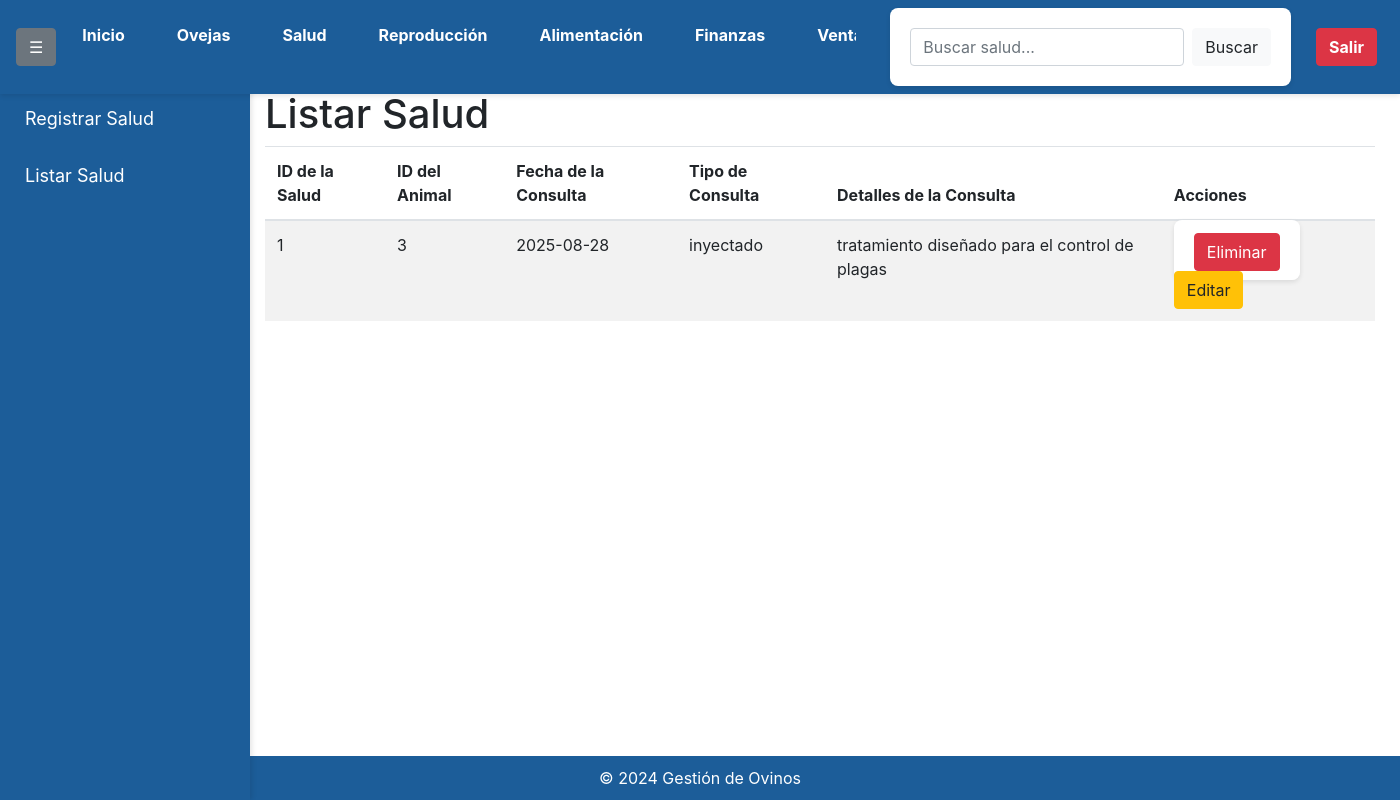
Screenshot of /listar_salud (signed in) with the database file from the repository.
### app/models.py (models this page shows)
class Salud(db.Model):
    id = db.Column(db.Integer, primary_key=True)
    id_oveja = db.Column(db.Integer, db.ForeignKey('oveja.id'), nullable=False)
    fecha = db.Column(db.Date, nullable=False)
    tipo_tratamiento = db.Column(db.String(100), nullable=False)
    detalle = db.Column(db.Text, nullable=False)
    user_id = db.Column(db.Integer, db.ForeignKey('user.id'), nullable=False)
    oveja = db.relationship('Oveja', backref='salud')
    user = db.relationship('User', backref='salud')

### app/routes.py (the view)
@app.route('/listar_salud')
@login_required
def listar_salud():
    salud = Salud.query.filter_by(user_id=current_user.id).all()
    return render_template('listar_salud.html', salud=salud)

### app/__init__.py (called while the page is built)
@login_manager.user_loader
def load_user(user_id):
    return User.query.get(int(user_id))

### app/templates/listar_salud.html (shortened to what this page needs)
<!DOCTYPE html>
<html lang="es">
<head>
    <link rel="stylesheet" href="{{ url_for('static', filename='styles.css') }}">
    <link rel="stylesheet" href="https://maxcdn.bootstrapcdn.com/bootstrap/4.5.2/css/bootstrap.min.css">
</head>
<body>
    <nav class="navbar navbar-expand-lg navbar-light">
        <div class="collapse navbar-collapse" id="navbarNav">
            <button class="btn btn-secondary ml-2" id="toggleSidebar">☰</button>
            <ul class="navbar-nav mr-auto">
                <li class="nav-item">
                    <a class="nav-link text-white" href="{{ url_for('index') }}">Inicio</a>
                </li>
                <li class="nav-item">
                    <a class="nav-link text-white" href="{{ url_for('oveja') }}">Ovejas</a>
                </li>
                <li class="nav-item">
                    <a class="nav-link text-white" href="{{ url_for('salud') }}">Salud</a>
                </li>
                <li class="nav-item">
                    <a class="nav-link text-white" href="{{ url_for('reproduccion') }}">Reproducción</a>
                </li>
                <li class="nav-item">
                    <a class="nav-link text-white" href="{{ url_for('alimentacion') }}">Alimentación</a>
                </li>
                <li class="nav-item">
                    <a class="nav-link text-white" href="{{ url_for('finanzas') }}">Finanzas</a>
                </li>
                <li class="nav-item">
                    <a class="nav-link text-white" href="{{ url_for('venta') }}">Ventas</a>
                </li>
            </ul>
            <form class="form-inline my-2 my-lg-0" method="GET" action="{{ url_for('listar_salud') }}">
                <input class="form-control mr-sm-2" type="search" name="search" placeholder="Buscar salud..." aria-label="Search" value="{{ request.args.get('search', '') }}">
                <button class="btn btn-light my-2 my-sm-0" type="submit">Buscar</button>
            </form>
            <a href="{{ url_for('logout') }}" class="btn btn-danger ml-2">Salir</a>
        </div>
    </nav>
    <div class="sidebar" id="sidebar">
        <ul class="nav flex-column">
            <li class="nav-item">
                <a class="nav-link text-white" href="{{ url_for('registrar_salud') }}">Registrar Salud</a>
            </li>
            <li class="nav-item">
                <a class="nav-link text-white" href="{{ url_for('listar_salud') }}">Listar Salud</a>
            </li>
        </ul>
    </div>
    <div class="container mt-3">
        <h1 style="margin-top: 70px;">Listar Salud</h1>
        <table class="table table-striped">
            <thead>
                <tr>
                    <th>ID de la Salud</th>
                    <th>ID del Animal</th>
                    <th>Fecha de la Consulta</th>
                    <th>Tipo de Consulta</th>
                    <th>Detalles de la Consulta</th>
                    <th>Acciones</th>
                </tr>
            </thead>
            <tbody>
                {% for salud in salud %}
                <tr>
                    <td>{{ salud.id }}</td>
                    <td>{{ salud.id_oveja }}</td>
                    <td>{{ salud.fecha }}</td>
                    <td>{{ salud.tipo_tratamiento }}</td>
                    <td>{{ salud.detalle }}</td>
                    <td>
                        <form action="{{ url_for('eliminar_salud', id=salud.id) }}" method="post" style="display:inline;">
                            <button type="submit" class="btn btn-danger" onclick="return confirm('¿Estás seguro de que deseas eliminar esta entrada de salud?');">Eliminar</button>
                        </form>
                        <a href="{{ url_for('editar_salud', id=salud.id) }}" class="btn btn-warning">Editar</a>
                    </td>
                </tr>
                {% endfor %}
            </tbody>
        </table>
    </div>
    <footer class="text-center mt-4">
        &copy; 2024 Gestión de Ovinos
    </footer>
</body>
</html>

### app/static/styles.css (style rules this page uses)
body { font-family: 'Arial', sans-serif; background-color: #f0f2f5; color: #333; margin: 0; padding: 0; padding-top: 20px; }
.navbar { background-color: #1c5d99; padding: 10px 20px; text-align: center; box-shadow: 0 2px 5px rgba(0, 0, 0, 0.1); position: fixed; top: 0; left: 0; width: 100%; z-index: 1000; }
.navbar a { color: #ffffff; text-decoration: none; margin: 0 15px; font-weight: bold; }
.sidebar { height: calc(100vh - 35px); width: 250px; position: fixed; top: 35px; right: 0; background-color: #1c5d99; padding-top: 20px; box-shadow: 2px 0 5px rgba(0, 0, 0, 0.1); overflow-y: auto; z-index: 900; }
.sidebar a { padding: 15px 25px; text-decoration: none; font-size: 18px; color: #ffffff; display: block; transition: 0.3s; }
form { max-width: 500px; margin: 20px auto; padding: 20px; background-color: #ffffff; border-radius: 8px; box-shadow: 0 2px 5px rgba(0, 0, 0, 0.1); }
.btn { display: inline-block; padding: 10px 15px; background-color: #1c5d99; color: white; text-decoration: none; border-radius: 5px; font-weight: bold; text-align: center; }
footer { background-color: #1c5d99; color: white; text-align: center; padding: 10px; position: fixed; bottom: 0; width: calc(100%); right: 0; z-index: 850; }

### app/templates/listar_salud.html (style rules this page uses)
.sidebar { height: calc(100% - 70px); width: 250px; position: fixed; top: 70px; left: 0; background-color: #1c5d99; transition: margin-left 0.3s; }
.container { margin-left: 250px; transition: margin-left 0.3s; }
.navbar { padding: 0.5rem 0.5rem; position: fixed; width: 100%; z-index: 1000; background-color: #1c5d99; }
.navbar-nav .nav-item { margin: 0 3px; }
.navbar-nav { max-width: 800px; overflow-x: auto; }

### rows the page displays
Salud: id "1", id_oveja "3", fecha "2025-08-28", tipo_tratamiento "inyectado", detalle "tratamiento diseñado para el control de plagas"
